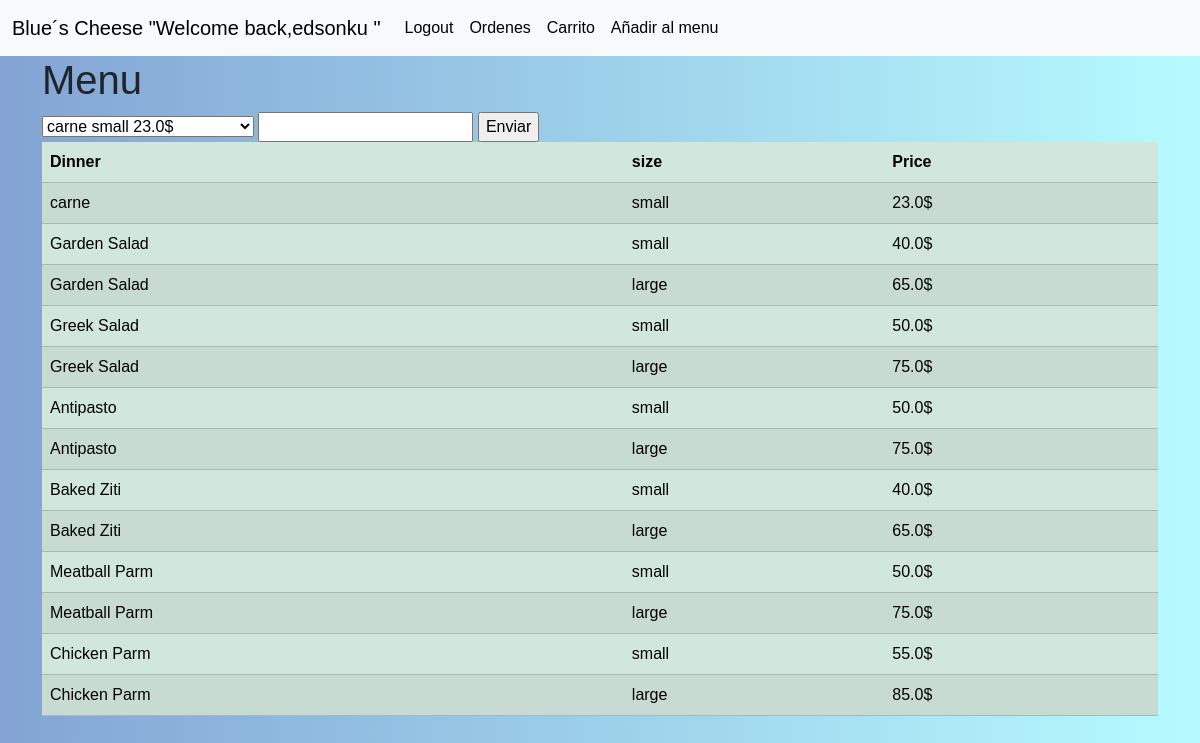
Screenshot of /adddinner/ (signed in) with the database file from the repository.
### orders/models.py (models this page shows, shortened)
class Dinner(models.Model):
    dinner = models.CharField(verbose_name="Platillo", max_length=50)
    size = models.CharField(verbose_name="Tamañodinner", max_length=75)
    price = models.FloatField(verbose_name="Preciodinner")
    class Meta:
        verbose_name="Plato"
        verbose_name_plural="Platos"

### orders/views.py (the view)
# urls.py: path("adddinner/", views.adddinner, name="adddinner"),
def adddinner(request):
    if request.method=="POST":
        orden=getorder(request.user)
        cantidad=int(request.POST.get("cantidad"))
        id_dinners=request.POST.get("dinner")
        dinner=Dinner.objects.get(pk=id_dinners)
        price=dinner.price
        total_pasta=(price*cantidad)
        orden.total+=total_pasta
        orden.save()
        detalledinner_O=Detalledinner(orden=orden,dinner=dinner,cantidad=cantidad,price=dinner.price)
        messages.success(request,f"Agregado al carrito")
        detalledinner_O.save()
        return redirect("/")
    else:
        context = {
        "dinner": Dinner.objects.all() # select * from dinner
    }
    return render(request, 'orders/adddinner.html',context)

### orders/templates/orders/adddinner.html (shortened to what this page needs)
{% extends 'base.html' %}
{% block main %}
<h1>Menu</h1>
{% if user.is_authenticated %}
<form method="post" action="{% url 'adddinner' %}">
<select name="dinner" id="">
    {% for x in dinner%}
    <option value="{{x.pk}}">{{x.dinner}}  {{x.size}}   {{x.price}}$</option>
    {%endfor%}
</select>
<input type="number" name="cantidad" min="0">
<input type="submit" value="Enviar">
</form>
<table class="table table-success table-striped">
  <thead>
      <th>Dinner</th>
<th>size</th>
      <th>Price</th>
  </thead>
  <tbody>
      {% for x in dinner%}
      <tr>
          <td>{{x.dinner}}</td>
          <td>{{x.size}}</td>
          <td>{{x.price}}$</td>
      </tr>
      {%endfor%}
  </tbody>
</table>
  {% endif %}
{% endblock %}

### templates/base.html (shortened to what this page needs)
{% load bootstrap5 %}
<!DOCTYPE html>
<html lang="en">
<head>
  {% bootstrap_css %}
  {% load static %}
  <link rel="stylesheet" href="{% static 'style.css' %}">
</head>
<body>
  <nav class="navbar navbar-expand-lg navbar-light bg-light " >
    <div class="container-fluid">
      <a class="navbar-brand" href="/">Blue´s Cheese
        {% if user.is_authenticated %}
        "Welcome back,{{ user.username }} "
        {% endif %}</a>
      <div class="collapse navbar-collapse" id="navbarNavAltMarkup">
        <div class="navbar-nav">
          {% if user.is_authenticated %}
          <a class="nav-link active" aria-current="page" href="{% url 'logout' %}">Logout</a>
          <a class="nav-link active" aria-current="page" href="{% url 'ordenes' %}">Ordenes</a>
          <a class="nav-link active" aria-current="page" href="{% url 'car' %}">Carrito</a>
          <a class="nav-link active" aria-current="page" href="{% url 'addmenu' %}">Añadir al menu</a>
          {%else%}
          <a class="nav-link" href="{% url 'login' %}">Login</a>
          <a class="nav-link" href="{% url 'register' %}">Register</a>
          {% endif %}
        </div>
      </div>
    </div>
  </nav>
  <div class="container">
    {% block main %}
    {% endblock main %}
  </div>
</body>
</html>

### static/style.css (style rules this page uses)
* { box-sizing: border-box; }
body { font-family: "Raleway", sans-serif; background-image: linear-gradient(to right, #83a4d4,#b6fbff); }

### rows the page displays
Dinner: dinner "carne", size "small", price "23.0"
Dinner: dinner "Garden Salad", size "small", price "40.0"
Dinner: dinner "Garden Salad", size "large", price "65.0"
Dinner: dinner "Greek Salad", size "small", price "50.0"
Dinner: dinner "Greek Salad", size "large", price "75.0"
Dinner: dinner "Antipasto", size "small", price "50.0"
Dinner: dinner "Antipasto", size "large", price "75.0"
Dinner: dinner "Baked Ziti", size "small", price "40.0"
Dinner: dinner "Baked Ziti", size "large", price "65.0"
Dinner: dinner "Meatball Parm", size "small", price "50.0"
Dinner: dinner "Meatball Parm", size "large", price "75.0"
Dinner: dinner "Chicken Parm", size "small", price "55.0"
Dinner: dinner "Chicken Parm", size "large", price "85.0"

### other values shown
{{ user.username }} "edsonku"
form field dinner "carne small 23.0$"
